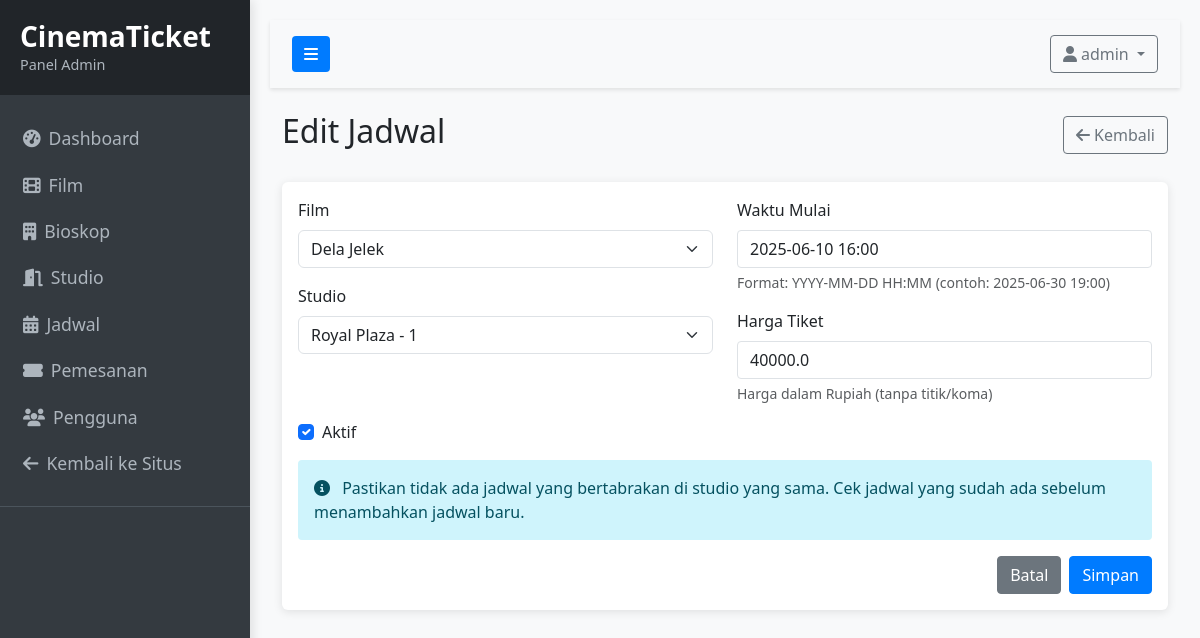
The app's page /admin/schedules/edit/1 (signed in) with its own data.
### app/models/user.py (models this page shows, shortened)
class User(db.Model, UserMixin):
    __tablename__ = 'users'
    id = db.Column(db.Integer, primary_key=True)
    username = db.Column(db.String(64), unique=True, nullable=False)
    email = db.Column(db.String(120), unique=True, nullable=False)
    password_hash = db.Column(db.String(128), nullable=False)
    full_name = db.Column(db.String(100), nullable=True)
    phone_number = db.Column(db.String(20), nullable=True)
    is_admin = db.Column(db.Boolean, default=False)
    created_at = db.Column(db.DateTime, default=datetime.utcnow)
    bookings = db.relationship('Booking', backref='user', lazy='dynamic', cascade='all, delete-orphan')

### app/models/schedule.py (models this page shows, shortened)
class Schedule(db.Model):
    __tablename__ = 'schedules'
    id = db.Column(db.Integer, primary_key=True)
    movie_id = db.Column(db.Integer, db.ForeignKey('movies.id'), nullable=False)
    room_id = db.Column(db.Integer, db.ForeignKey('rooms.id'), nullable=False)
    start_time = db.Column(db.DateTime, nullable=False)
    price = db.Column(db.Float, nullable=False)
    is_active = db.Column(db.Boolean, default=True)
    created_at = db.Column(db.DateTime, default=datetime.utcnow)
    bookings = db.relationship('Booking', backref='schedule', lazy='dynamic', cascade='all, delete-orphan')

### app/routes/admin.py (the view, shortened to what this page needs)
@admin_bp.route('/schedules/edit/<int:schedule_id>', methods=['GET', 'POST'])
@login_required
@admin_required
def edit_schedule(schedule_id):
    schedule = Schedule.query.get_or_404(schedule_id)
    form = ScheduleForm(obj=schedule)
    form.movie_id.choices = [(m.id, m.title) for m in Movie.query.order_by(Movie.title).all()]
    form.room_id.choices = [(r.id, f"{r.theater.name} - {r.name}") for r in Room.query.join(Theater).order_by(Theater.name, Room.name).all()]
    if request.method == 'GET':
        form.start_time.data = schedule.start_time.strftime('%Y-%m-%d %H:%M')
    return render_template('admin/schedule_form.html', title='Edit Jadwal', form=form, schedule=schedule)

### app/routes/admin.py
class ScheduleForm(FlaskForm):
    movie_id = SelectField('Film', coerce=int, validators=[DataRequired()])
    room_id = SelectField('Studio', coerce=int, validators=[DataRequired()])
    start_time = StringField('Waktu Mulai', validators=[DataRequired()],
                           description='Format: YYYY-MM-DD HH:MM')
    price = FloatField('Harga Tiket', validators=[DataRequired(), NumberRange(min=0)])
    is_active = BooleanField('Aktif')
    submit = SubmitField('Simpan')

### app/models/user.py (called while the page is built)
@login_manager.user_loader
def load_user(user_id):
    return User.query.get(int(user_id))

### app/routes/admin.py (called while the page is built)
def admin_required(f):
    @wraps(f)
    def decorated_function(*args, **kwargs):
        if not current_user.is_authenticated or not current_user.is_admin:
            flash('Anda tidak memiliki akses ke halaman ini', 'danger')
            return redirect(url_for('main.index'))
        return f(*args, **kwargs)
    return decorated_function

### app/templates/admin/schedule_form.html (shortened to what this page needs)
{% extends "admin/layout.html" %}
{% block content %}
<div class="d-flex justify-content-between align-items-center mb-4">
    <h1 class="h2">{{ title }}</h1>
    <a href="{{ url_for('admin.schedules') }}" class="btn btn-outline-secondary">
        <i class="fas fa-arrow-left me-1"></i>Kembali
    </a>
</div>
<div class="card">
    <div class="card-body">
        <form method="POST">
            <div class="row">
                <div class="col-md-6">
                    <div class="mb-3">
                        {{ form.movie_id.label(class="form-label") }}
                        {% if form.movie_id.errors %}
                            {{ form.movie_id(class="form-select is-invalid") }}
                            <div class="invalid-feedback">
                                {% for error in form.movie_id.errors %}
                                    {{ error }}
                                {% endfor %}
                            </div>
                        {% else %}
                            {{ form.movie_id(class="form-select") }}
                        {% endif %}
                    </div>
                    <div class="mb-3">
                        {{ form.room_id.label(class="form-label") }}
                        {% if form.room_id.errors %}
                            {{ form.room_id(class="form-select is-invalid") }}
                            <div class="invalid-feedback">
                                {% for error in form.room_id.errors %}
                                    {{ error }}
                                {% endfor %}
                            </div>
                        {% else %}
                            {{ form.room_id(class="form-select") }}
                        {% endif %}
                    </div>
                </div>
                <div class="col-md-6">
                    <div class="mb-3">
                        {{ form.start_time.label(class="form-label") }}
                        {% if form.start_time.errors %}
                            {{ form.start_time(class="form-control is-invalid") }}
                            <div class="invalid-feedback">
                                {% for error in form.start_time.errors %}
                                    {{ error }}
                                {% endfor %}
                            </div>
                        {% else %}
                            {{ form.start_time(class="form-control", placeholder="YYYY-MM-DD HH:MM") }}
                            <div class="form-text">Format: YYYY-MM-DD HH:MM (contoh: 2025-06-30 19:00)</div>
                        {% endif %}
                    </div>
                    <div class="mb-3">
                        {{ form.price.label(class="form-label") }}
                        {% if form.price.errors %}
                            {{ form.price(class="form-control is-invalid") }}
                            <div class="invalid-feedback">
                                {% for error in form.price.errors %}
                                    {{ error }}
                                {% endfor %}
                            </div>
                        {% else %}
                            {{ form.price(class="form-control") }}
                            <div class="form-text">Harga dalam Rupiah (tanpa titik/koma)</div>
                        {% endif %}
                    </div>
                </div>
            </div>
            <div class="form-check mb-3">
                {{ form.is_active(class="form-check-input") }}
                {{ form.is_active.label(class="form-check-label") }}
            </div>
            <div class="alert alert-info mb-3">
                <i class="fas fa-info-circle me-2"></i>
                Pastikan tidak ada jadwal yang bertabrakan di studio yang sama. Cek jadwal yang sudah ada sebelum menambahkan jadwal baru.
            </div>
            <div class="d-flex justify-content-end">
                <a href="{{ url_for('admin.schedules') }}" class="btn btn-secondary me-2">Batal</a>
                {{ form.submit(class="btn btn-primary") }}
            </div>
        </form>
    </div>
</div>
{% endblock %}

### app/templates/admin/layout.html (shortened to what this page needs)
<!DOCTYPE html>
<html lang="id">
<head>
    <link href="https://cdnjs.cloudflare.com/ajax/libs/bootstrap/5.3.0/css/bootstrap.min.css" rel="stylesheet">
    <link href="https://cdnjs.cloudflare.com/ajax/libs/font-awesome/6.4.0/css/all.min.css" rel="stylesheet">
    <link rel="stylesheet" href="{{ url_for('static', filename='css/admin.css') }}">
</head>
<body>
    <div class="wrapper">
        <nav id="sidebar">
            <div class="sidebar-header">
                <h3>CinemaTicket</h3>
                <p>Panel Admin</p>
            </div>
            <ul class="list-unstyled components">
                <li class="{{ 'active' if request.endpoint == 'admin.index' else '' }}">
                    <a href="{{ url_for('admin.index') }}">
                        <i class="fas fa-tachometer-alt me-2"></i>Dashboard
                    </a>
                </li>
                <li class="{{ 'active' if 'admin.movies' in request.endpoint else '' }}">
                    <a href="{{ url_for('admin.movies') }}">
                        <i class="fas fa-film me-2"></i>Film
                    </a>
                </li>
                <li class="{{ 'active' if 'admin.theaters' in request.endpoint else '' }}">
                    <a href="{{ url_for('admin.theaters') }}">
                        <i class="fas fa-building me-2"></i>Bioskop
                    </a>
                </li>
                <li class="{{ 'active' if 'admin.rooms' in request.endpoint else '' }}">
                    <a href="{{ url_for('admin.rooms') }}">
                        <i class="fas fa-door-open me-2"></i>Studio
                    </a>
                </li>
                <li class="{{ 'active' if 'admin.schedules' in request.endpoint else '' }}">
                    <a href="{{ url_for('admin.schedules') }}">
                        <i class="fas fa-calendar-alt me-2"></i>Jadwal
                    </a>
                </li>
                <li class="{{ 'active' if 'admin.bookings' in request.endpoint else '' }}">
                    <a href="{{ url_for('admin.bookings') }}">
                        <i class="fas fa-ticket-alt me-2"></i>Pemesanan
                    </a>
                </li>
                <li class="{{ 'active' if 'admin.users' in request.endpoint else '' }}">
                    <a href="{{ url_for('admin.users') }}">
                        <i class="fas fa-users me-2"></i>Pengguna
                    </a>
                </li>
                <li>
                    <a href="{{ url_for('main.index') }}">
                        <i class="fas fa-arrow-left me-2"></i>Kembali ke Situs
                    </a>
                </li>
            </ul>
        </nav>
        <div id="content">
            <nav class="navbar navbar-expand-lg navbar-light bg-light">
                <div class="container-fluid">
                    <button type="button" id="sidebarCollapse" class="btn btn-primary">
                        <i class="fas fa-bars"></i>
                    </button>
                    <div class="ms-auto">
                        <div class="dropdown">
                            <button class="btn btn-outline-secondary dropdown-toggle" type="button" id="userDropdown" data-bs-toggle="dropdown" aria-expanded="false">
                                <i class="fas fa-user me-1"></i>{{ current_user.username }}
                            </button>
                        </div>
                    </div>
                </div>
            </nav>
            <div class="container-fluid">
                {% block content %}{% endblock %}
            </div>
        </div>
    </div>
</body>
</html>

### app/static/css/admin.css (style rules this page uses)
body { font-family: 'Segoe UI', Tahoma, Geneva, Verdana, sans-serif; background-color: #f8f9fa; }
.wrapper { display: flex; width: 100%; align-items: stretch; }
#sidebar { min-width: 250px; max-width: 250px; background: #343a40; color: #fff; transition: all 0.3s; box-shadow: 3px 0 10px rgba(0, 0, 0, 0.1); z-index: 999; height: 100vh; position: fixed; overflow-y: auto; }
#sidebar .sidebar-header { padding: 20px; background: #212529; }
#sidebar .sidebar-header h3 { margin: 0; font-weight: bold; }
#sidebar .sidebar-header p { margin: 0; color: #adb5bd; font-size: 0.9rem; }
#sidebar ul.components { padding: 20px 0; border-bottom: 1px solid #4b545c; }
#sidebar ul li a { padding: 10px 20px; font-size: 1.1em; display: block; color: #adb5bd; text-decoration: none; transition: all 0.3s; border-left: 3px solid transparent; }
#content { width: 100%; padding: 20px; min-height: 100vh; transition: all 0.3s; margin-left: 250px; }
.navbar { padding: 15px 10px; background: #fff; border: none; border-radius: 0; margin-bottom: 20px; box-shadow: 0 2px 4px rgba(0, 0, 0, 0.1); }
#sidebarCollapse { background: #007bff; color: #fff; border: none; }
.card { margin-bottom: 20px; border: none; box-shadow: 0 2px 10px rgba(0, 0, 0, 0.1); }
.btn { border-radius: 4px; font-weight: 500; }
.btn-primary { background-color: #007bff; border-color: #007bff; }
.form-control { border-radius: 4px; }
.alert { border: none; border-radius: 4px; }

### records on screen
User: username "admin"
Schedule: movie_id "Dela Jelek", room_id "Royal Plaza - 1", start_time "2025-06-10 16:00", price "40000.0", is_active "☑"

### other values on screen
{{ title }} "Edit Jadwal"
